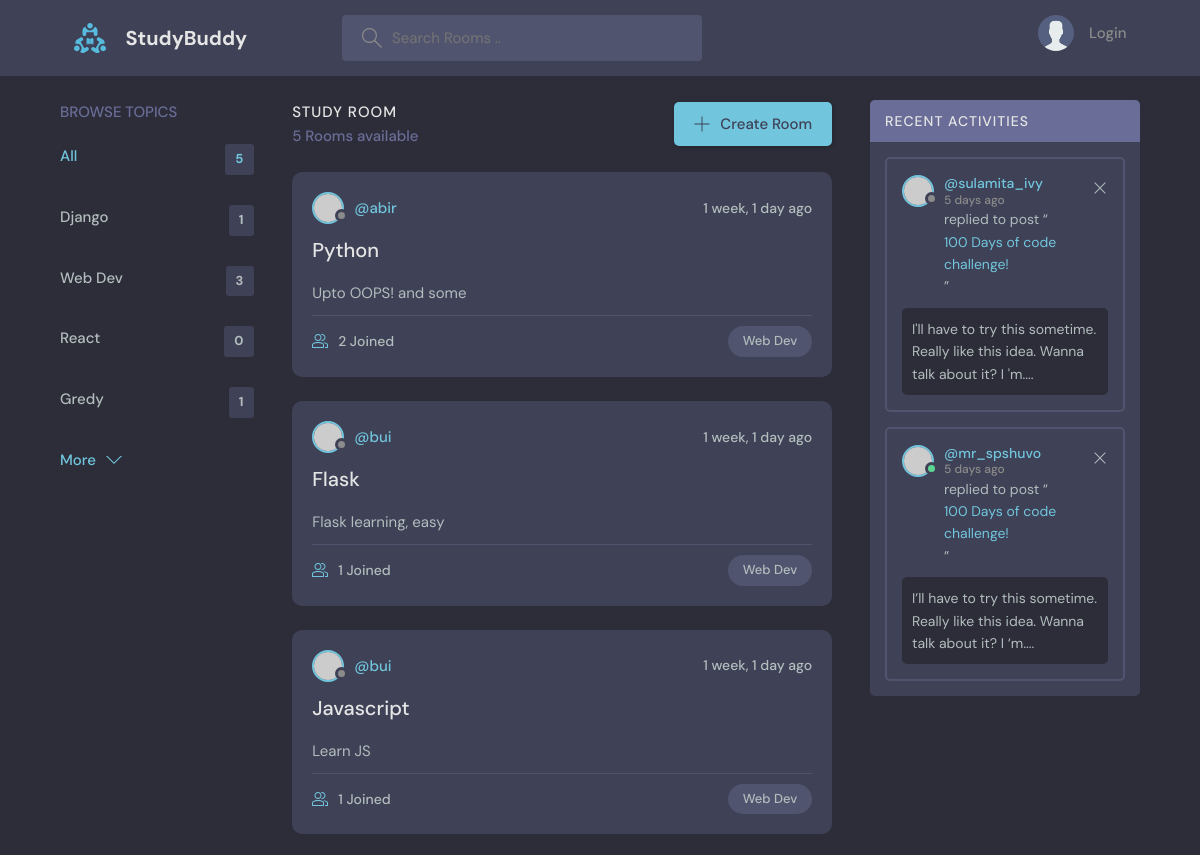
Before: / (upper part) with the older database file.
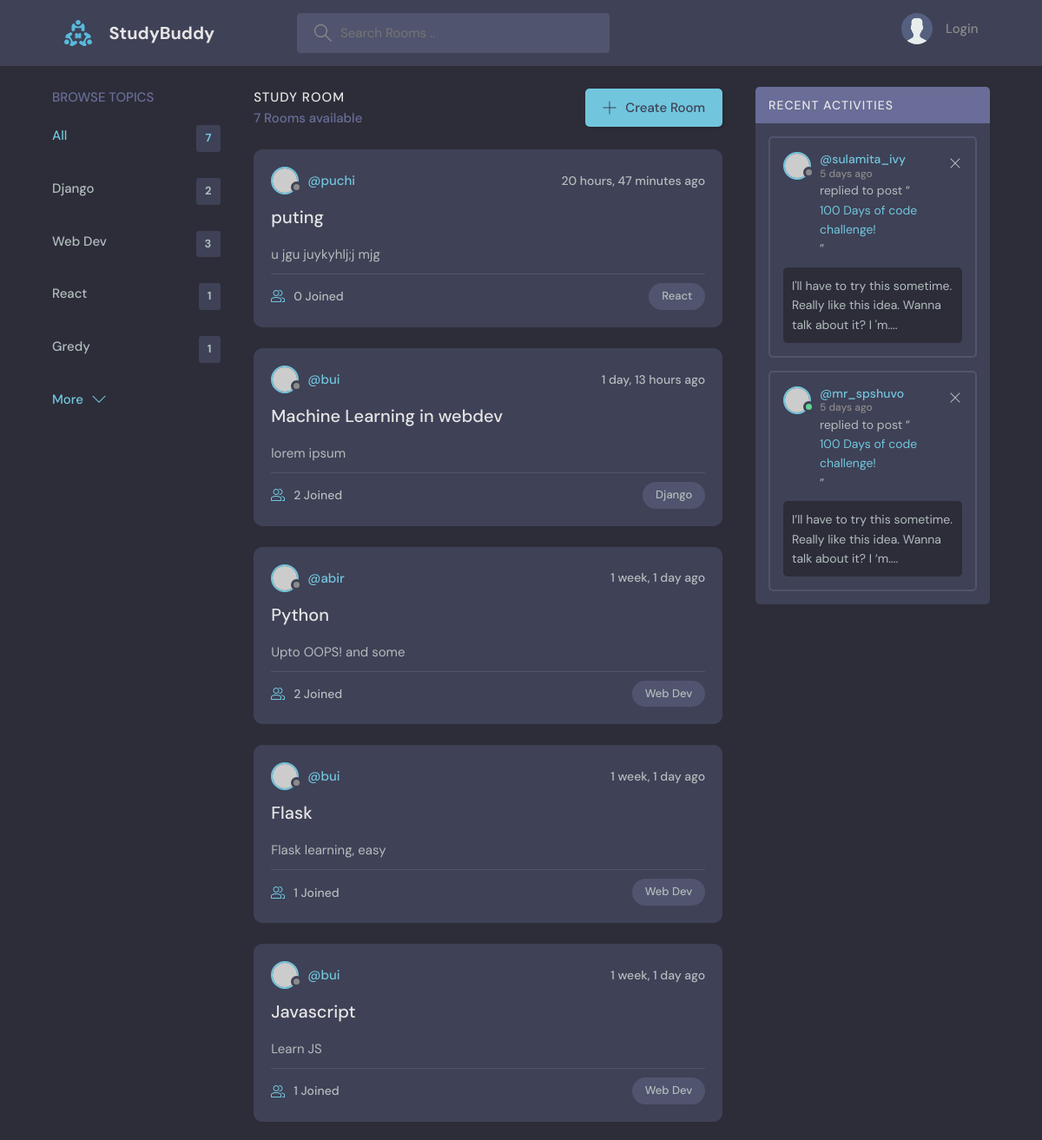
After: the same page with the newer database file.
### bas/models.py (models this page shows)
class Topic(models.Model):
    name = models.CharField(max_length=200)
    def __str__(self):
        return self.name

class Room(models.Model):
    host = models.ForeignKey(User, on_delete=models.SET_NULL, null=True)
    topic = models.ForeignKey(Topic, on_delete=models.SET_NULL, null=True)
    name = models.CharField(max_length=100)
    description = models.TextField(null=True, blank=True)
    participants = models.ManyToManyField(User, related_name='participants', blank=True)
    updated = models.DateTimeField(auto_now=True)
    created = models.DateTimeField(auto_now_add=True)
    class Meta:
        ordering = ['-updated', '-created']
    def __str__(self):
        return self.description[:20]

### bas/views.py (the view)
# urls.py: path('', views.home, name="home"),
def home(request):
    q = request.GET.get('q') if request.GET.get('q')!=None else ''
    rooms = Room.objects.filter(
        Q(topic__name__icontains=q) |
        Q(name__icontains=q) |
        Q(description__icontains=q) |
        Q(host__username__icontains=q)
    )
    topics = Topic.objects.all()
    messg = Message.objects.filter(room__in=rooms)
    Topics = []
    for topic in topics:
        cnt = Room.objects.filter(
        Q(topic__name=topic.name)).count
        Topics.append({'topic' : topic, 'count' : cnt})
    content = {'Rooms':rooms, 'Topics' : Topics,
               'total_room':Room.objects.all().count, 'Messages' : messg}
    return render(request, 'bas/home.html', content)

### bas/templates/bas/home.html
{% extends 'main.html' %}
{% block content %}
<main class="layout layout--3">
  <div class="container">
    <div>
      {% url 'home' as the_url %}
      {% include 'bas/topics.html' with link=the_url %}
    </div>
      {% include 'bas/feed.html' %}
    <div class="activities">
      <div class="activities__header">
        <h2>Recent Activities</h2>
      </div>
      <div class="activities__box">
        <div class="activities__boxHeader roomListRoom__header">
          <a href="profile.html" class="roomListRoom__author">
            <div class="avatar avatar--small">
              <img src="https://randomuser.me/api/portraits/women/11.jpg" />
            </div>
            <p>
              @sulamita_ivy
              <span>5 days ago</span>
            </p>
          </a>
          <div class="roomListRoom__actions">
            <a href="#">
              <svg version="1.1" xmlns="http://www.w3.org/2000/svg" width="32" height="32" viewBox="0 0 32 32">
                <title>remove</title>
                <path
                  d="M27.314 6.019l-1.333-1.333-9.98 9.981-9.981-9.981-1.333 1.333 9.981 9.981-9.981 9.98 1.333 1.333 9.981-9.98 9.98 9.98 1.333-1.333-9.98-9.98 9.98-9.981z"
                ></path>
              </svg>
            </a>
          </div>
        </div>
        <div class="activities__boxContent">
          <p>replied to post “<a href="room.html">100 Days of code challenge!</a>”</p>
          <div class="activities__boxRoomContent">
            I'll have to try this sometime. Really like this idea. Wanna talk about it? I 'm....
          </div>
        </div>
      </div>
      <div class="activities__box">
        <div class="activities__boxHeader roomListRoom__header">
          <a href="profile.html" class="roomListRoom__author">
            <div class="avatar avatar--small active">
              <img src="https://randomuser.me/api/portraits/men/13.jpg" />
            </div>
            <p>
              @mr_spshuvo
              <span>5 days ago</span>
            </p>
          </a>
          <div class="roomListRoom__actions">
            <a href="#">
              <svg version="1.1" xmlns="http://www.w3.org/2000/svg" width="32" height="32" viewBox="0 0 32 32">
                <title>remove</title>
                <path
                  d="M27.314 6.019l-1.333-1.333-9.98 9.981-9.981-9.981-1.333 1.333 9.981 9.981-9.981 9.98 1.333 1.333 9.981-9.98 9.98 9.98 1.333-1.333-9.98-9.98 9.98-9.981z"
                ></path>
              </svg>
            </a>
          </div>
        </div>
        <div class="activities__boxContent">
          <p>replied to post “<a href="room.html">100 Days of code challenge!</a>”</p>
          <div class="activities__boxRoomContent">
            I’ll have to try this sometime. Really like this idea. Wanna talk about it? I ‘m....
          </div>
        </div>
      </div>
    </div>
  </div>
</main>
{% endblock %}

### bas/templates/bas/topics.html
<div class="topics">
    <div class="topics__header">
        <h2>Browse Topics</h2>
    </div>
    <ul class="topics__list">
        <li>
        <a href="{{link}}" class="active">All <span>{{total_room}}</span></a>
        </li>
        {% for topic in Topics %}
        <li>
        <a href="{{link}}?q={{topic.topic.name}}">{{topic.topic.name}}
            <span>{{topic.count}}</span></a>
        </li>
        {% endfor %}
    </ul>
    <a class="btn btn--link" href="topics.html">
        More
        <svg version="1.1" xmlns="http://www.w3.org/2000/svg" width="32" height="32" viewBox="0 0 32 32">
        <title>chevron-down</title>
        <path d="M16 21l-13-13h-3l16 16 16-16h-3l-13 13z"></path>
        </svg>
    </a>
</div>

### bas/templates/bas/feed.html (shortened to what this page needs)
<div class="roomList">
    <div class="roomList__header">
      <div>
        <h2>Study Room</h2>
        <p>{{Rooms.count}} Room{% if Rooms.count > 1 %}s{% endif %} available</p>
      </div>
      <a class="btn btn--main" href="{% url 'createRoom' %}">
        <svg version="1.1" xmlns="http://www.w3.org/2000/svg" width="32" height="32" viewBox="0 0 32 32">
          <title>add</title>
          <path
            d="M16.943 0.943h-1.885v14.115h-14.115v1.885h14.115v14.115h1.885v-14.115h14.115v-1.885h-14.115v-14.115z"
          ></path>
        </svg>
        Create Room
      </a>
    </div>
    {% for room in Rooms%}
    <div class="roomListRoom">
      <div class="roomListRoom__header">
        <a href="{% url 'userProfile' room.host.id %}" class="roomListRoom__author">
          <div class="avatar avatar--small">
            <img src="https://randomuser.me/api/portraits/women/11.jpg" />
          </div>
          <span>@{{room.host.username}}</span>
        </a>
        <div class="roomListRoom__actions">
          <span>{{room.updated|timesince}} ago</span>
        </div>
      </div>
      <div class="roomListRoom__content">
        <a href="{% url 'Room' room.id %}">{{room.name}}</a>
        <p>
          {{room}}
        </p>
      </div>
      <div class="roomListRoom__meta">
        <a href="{% url 'Room' room.id %}" class="roomListRoom__joined">
          {{room.participants.count}} Joined
        </a>
        <p class="roomListRoom__topic">{{room.topic}}</p>
      </div>
    </div>
    {% endfor %}
  </div>

Changed rows visible on the page:
computed for Topic "Django": count "1" → "2"
computed for Topic "React": count "0" → "1"
added Room: host.username "puchi", updated "20 hours, 47 minutes", name "puting", description "u jgu juykyhlj;j mjg", participants.count "0", topic "React"
added Room: host.username "bui", updated "1 day, 13 hours", name "Machine Learning in webdev", description "lorem ipsum", participants.count "2", topic "Django"
Other visible differences:
{{ total_room }}: "5" → "7"
{{ Rooms.count }}: "5" → "7"
